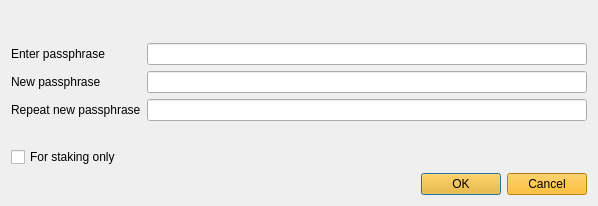
<?xml version="1.0" encoding="UTF-8"?>
<ui version="4.0">
 <class>AskPassphraseDialog</class>
 <widget class="QDialog" name="AskPassphraseDialog">
  <property name="geometry">
   <rect>
    <x>0</x>
    <y>0</y>
    <width>598</width>
    <height>206</height>
   </rect>
  </property>
  <property name="sizePolicy">
   <sizepolicy hsizetype="Preferred" vsizetype="Minimum">
    <horstretch>0</horstretch>
    <verstretch>0</verstretch>
   </sizepolicy>
  </property>
  <property name="minimumSize">
   <size>
    <width>550</width>
    <height>0</height>
   </size>
  </property>
  <property name="windowTitle">
   <string>Passphrase Dialog</string>
  </property>
  <layout class="QVBoxLayout" name="verticalLayout">
   <item>
    <widget class="QLabel" name="warningLabel">
     <property name="textFormat">
      <enum>Qt::RichText</enum>
     </property>
     <property name="wordWrap">
      <bool>true</bool>
     </property>
    </widget>
   </item>
   <item>
    <layout class="QFormLayout" name="formLayout">
     <property name="fieldGrowthPolicy">
      <enum>QFormLayout::AllNonFixedFieldsGrow</enum>
     </property>
     <item row="0" column="0">
      <widget class="QLabel" name="passLabel1">
       <property name="text">
        <string>Enter passphrase</string>
       </property>
      </widget>
     </item>
     <item row="0" column="1">
      <widget class="QLineEdit" name="passEdit1">
       <property name="echoMode">
        <enum>QLineEdit::Password</enum>
       </property>
      </widget>
     </item>
     <item row="1" column="0">
      <widget class="QLabel" name="passLabel2">
       <property name="text">
        <string>New passphrase</string>
       </property>
      </widget>
     </item>
     <item row="1" column="1">
      <widget class="QLineEdit" name="passEdit2">
       <property name="echoMode">
        <enum>QLineEdit::Password</enum>
       </property>
      </widget>
     </item>
     <item row="2" column="0">
      <widget class="QLabel" name="passLabel3">
       <property name="text">
        <string>Repeat new passphrase</string>
       </property>
      </widget>
     </item>
     <item row="2" column="1">
      <widget class="QLineEdit" name="passEdit3">
       <property name="echoMode">
        <enum>QLineEdit::Password</enum>
       </property>
      </widget>
     </item>
     <item row="3" column="1">
      <widget class="QLabel" name="capsLabel">
       <property name="font">
        <font>
         <weight>75</weight>
         <bold>true</bold>
        </font>
       </property>
       <property name="text">
        <string/>
       </property>
       <property name="alignment">
        <set>Qt::AlignCenter</set>
       </property>
      </widget>
     </item>
     <item row="4" column="0">
      <widget class="QCheckBox" name="stakingCheckBox">
       <property name="enabled">
        <bool>true</bool>
       </property>
       <property name="visible">
        <bool>false</bool>
       </property>
       <property name="toolTip">
        <string>Serves to disable the trivial sendmoney when OS account compromised. Provides no real security.</string>
       </property>
       <property name="text">
        <string>For staking only</string>
       </property>
      </widget>
     </item>
    </layout>
   </item>
   <item>
    <widget class="QDialogButtonBox" name="buttonBox">
     <property name="styleSheet">
      <string notr="true">background-color: rgb(255, 175, 0);</string>
     </property>
     <property name="orientation">
      <enum>Qt::Horizontal</enum>
     </property>
     <property name="standardButtons">
      <set>QDialogButtonBox::Cancel|QDialogButtonBox::Ok</set>
     </property>
    </widget>
   </item>
  </layout>
 </widget>
 <resources/>
 <connections>
  <connection>
   <sender>buttonBox</sender>
   <signal>accepted()</signal>
   <receiver>AskPassphraseDialog</receiver>
   <slot>accept()</slot>
   <hints>
    <hint type="sourcelabel">
     <x>248</x>
     <y>254</y>
    </hint>
    <hint type="destinationlabel">
     <x>157</x>
     <y>274</y>
    </hint>
   </hints>
  </connection>
  <connection>
   <sender>buttonBox</sender>
   <signal>rejected()</signal>
   <receiver>AskPassphraseDialog</receiver>
   <slot>reject()</slot>
   <hints>
    <hint type="sourcelabel">
     <x>316</x>
     <y>260</y>
    </hint>
    <hint type="destinationlabel">
     <x>286</x>
     <y>274</y>
    </hint>
   </hints>
  </connection>
 </connections>
</ui>
